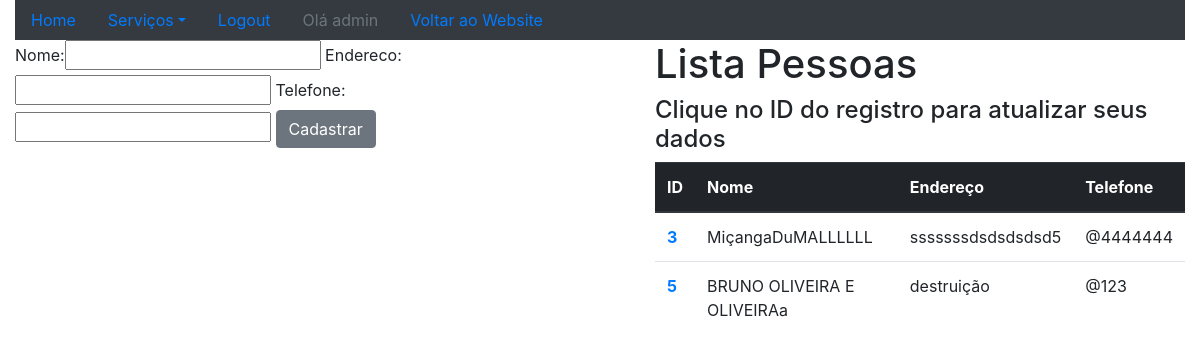
Screenshot of /sistema/pessoas/ (signed in) with the database file from the repository.
### core/models.py (models this page shows, shortened)
class Pessoa(models.Model):
    nome = models.CharField(max_length=100)
    endereco = models.CharField(max_length=200)
    telefone = models.CharField(max_length=20)

### core/views.py (the view)
@login_required
def lista_pessoas(request):
    pessoas = Pessoa.objects.all()
    form = PessoaForm()
    context = {'pessoas':pessoas,'form': form}
    return render(request,'core/lista_pessoas.html',context)

### core/forms.py
class PessoaForm(ModelForm):
    class Meta:
        model = Pessoa
        fields = '__all__'

### core/templates/core/lista_pessoas.html (shortened to what this page needs)
{% extends "base.html" %}
{% load bootstrap %}
{% block main %}
    <div class="row">
        <div class="col-sm-6">
            <form action="{% url 'core_pessoa_novo' %}" method="POST">
                {{ form|bootstrap }}
                <button type="submit" class="btn btn-secondary" >Cadastrar</button>
            </form>
        </div>
        <div class="col-sm-6">
            <ul>
                <h1>Lista Pessoas</h1>
                <h4>Clique no ID do registro para atualizar seus dados</h4>
                <table class="table">
                <thead class="thead-dark">
                    <tr>
                        <th scope="col">ID</th>
                        <th scope="col">Nome</th>
                        <th scope="col">Endereço</th>
                        <th scope="col">Telefone</th>
                    </tr>
                </thead>
                <tbody>
                    {% for pessoa in pessoas %}
                        <tr>
                            <th scope="row"><a href="{% url 'core_pessoa_update' pessoa.id %}">{{ pessoa.id }}</a></th>
                            <td>{{ pessoa.nome }}</td>
                            <td>{{ pessoa.endereco }}</td>
                            <td>@{{ pessoa.telefone }}</td>
                        </tr>
                    {% endfor %}
                </tbody>
                </table>
            </ul>
        </div>
    </div>
{% endblock  %}

### templates/base.html (shortened to what this page needs)
{% load static %}
<!DOCTYPE html>
<html lang="en">
<head>
    <link rel="stylesheet"  href="{% static 'bootstrap/css/bootstrap.css' %}">
</head>
<body>
    <div class="container-fluid">
        <div class="row">
            <div class="col-md-12">
                <ul class="nav nav-pills bg-dark">
                    <li class="nav-item">
                        <a class="nav-link " href="{% url 'core_home' %}">Home</a>
                    </li>
                    <li class="nav-item dropdown">
                        <a class="nav-link dropdown-toggle" data-toggle="dropdown" href="#" role="button" aria-haspopup="true" aria-expanded="false">Serviços</a>
                    </li>
                    {% if user.is_authenticated %}
                        <li class="nav-item">
                            <a class="nav-link " href="{% url 'logout' %}">Logout</a>
                        </li>
                        <li class="nav-item">
                            <a class="nav-link disabled" href="#">Olá {{ user }}</a>
                        </li>
                    {% else %}
                        <li class="nav-item">
                            <a class="nav-link " href="{% url 'login' %}">Login</a>
                        </li>
                    {% endif %}
                    <li class="nav-item">
                        <a class="nav-link " href="{% url 'website_home' %}">Voltar ao Website</a>
                    </li>
                </ul>
            </div>
        </div>
        {% block main %}
        {% endblock  %}
    </div>
</body>
</html>

### rows the page displays
Pessoa: id "3", nome "MiçangaDuMALLLLLL", endereco "sssssssdsdsdsdsd5", telefone "4444444"
Pessoa: id "5", nome "BRUNO OLIVEIRA E OLIVEIRAa", endereco "destruição", telefone "123"

### other values shown
{{ user }} "admin"
